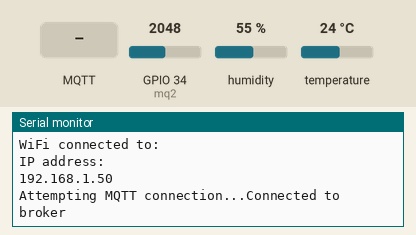
A sketch run on a simulated ESP32. Shown: the last lines printed to the serial monitor. The inputs (shaded band) are chosen by the test bench; at power-on: GPIO 34 (mq2) = 2048, humidity 55 %, temperature 24 °C. WiFi joins after 1.5 s; servers stay silent unless stated; no MQTT or app messages arrive unless stated; not simulated (calls return 0 or success): env.h.

Above: at 3.3 s.
3.4 s: MQTT message "esp32/protocol" arrives on the first subscribed topic
At 4.4 s:
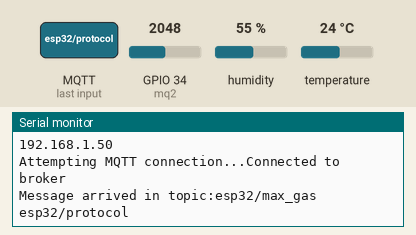
4.9 s: MQTT message "http" arrives on the first subscribed topic
At 5.6 s:
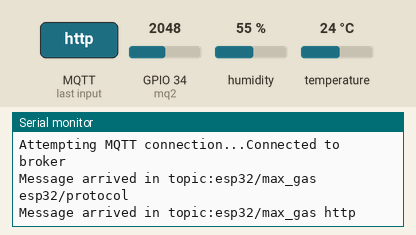
6.4 s: MQTT message "mqtt" arrives on the first subscribed topic
At 6.8 s:
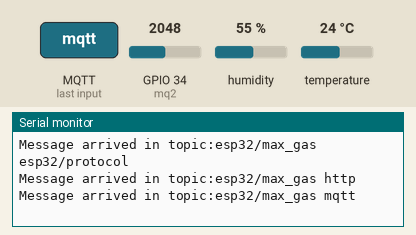
7.9 s: MQTT message "esp32/frequency" arrives on the first subscribed topic
At 9.1 s:
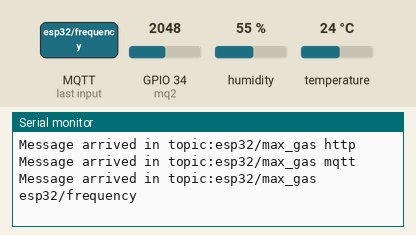
9.4 s: MQTT message "esp32/max_gas" arrives on the first subscribed topic
At 10.4 s:
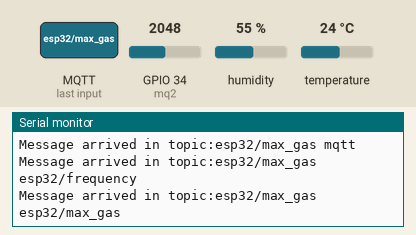
10.9 s: MQTT message "esp32/min_gas" arrives on the first subscribed topic
At 11.2 s:
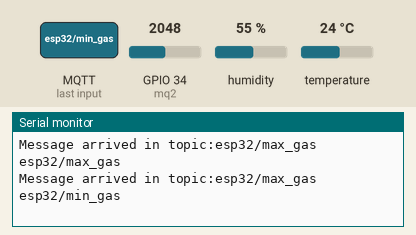

The sketch:

esp32.ino
```cpp
/*********
  Davide Pozzoli
  Complete project details at https://github.com/treyvian/IOT-unibo-project
*********/
#include "env.h"
#include "DHTesp.h"
#include <PubSubClient.h>
#include <WiFi.h>
#include <HTTPClient.h>

//pin
#define mq2 34
#define DHTpin 27

#define serverName "http://192.168.178.69:8080/endpoint"
#define ID "IOT_exam"

#define latitude (float)44.49435102646965
#define longitude (float)11.346639990806581

#define BUF_SIZE 5

unsigned long lastTime = 0;
// 10 minutes = 600000
// Set timer to 5 seconds (5000)
unsigned long SAMPLE_FREQUENCY = 15000;

// trasmission protocol
boolean is_http = 1;

//MQTT
IPAddress broker(192,168,178,69);


WiFiClient wifi_client_mqtt;
WiFiClient wifi_client_http;

PubSubClient client(wifi_client_mqtt);

DHTesp dht;

//MQ-2 variables
int8_t buf_index = 0;
int buf[BUF_SIZE] = {0};
int sum = 0;
int MIN_GAS_VALUE = 50;
int MAX_GAS_VALUE = 900;


void setup()
{
  Serial.begin(115200);
  delay(100);

  dht.setup(DHTpin, DHTesp::DHT11);
  pinMode(mq2, INPUT);

  setup_wifi();
  client.setServer(broker, 1883);
  client.setCallback(callback);
  mqtt_connect();
}

void loop(){
  client.loop();

  uint32_t chip_id = ESP.getEfuseMac();

  float humidity = dht.getHumidity();
  float temperature = dht.getTemperature();
  int gas = analogRead(mq2);

  int avg = sliding_avg(gas);
  // AQI
  int8_t AQI = 2;
  if (avg >= MAX_GAS_VALUE){
    AQI = 0;
  }
  if (avg < MAX_GAS_VALUE & MIN_GAS_VALUE <= avg){
    AQI = 1;
  }

  int rssi = WiFi.RSSI();

  if ((millis() - lastTime) > SAMPLE_FREQUENCY) {

    // Check WiFi connection status
    if(WiFi.status()== WL_CONNECTED){
      String body = "{\"id\":" + String(chip_id) + ",\"latitude\":" + latitude + ",\"longitude\":" + longitude
                      + ",\"rssi\":" + rssi + ",\"temperature\":" + temperature +
                      ",\"humidity\":" + humidity + ",\"gas\":" + gas + ",\"aqi\":" + AQI + "}";
      if(is_http){
        Serial.println("http protocol");
        HTTPClient http;
        // Your Domain name with URL path or IP address with path
        http.begin(wifi_client_http, serverName);

        http.addHeader("Content-Type", "application/json");


        int httpResponseCode = http.POST(body);

        // Free resources
        http.end();
      } else {
        Serial.println("Mqtt protocol");
        client.publish("esp32/point", body.c_str());
      }
    } else {
      Serial.println("WiFi Disconnected");
      setup_wifi();
      mqtt_connect();
    }
    lastTime = millis();
  }

}

void setup_wifi() {
  WiFi.begin(WIFI_SSID, WIFI_PASS);
  while (WiFi.status() != WL_CONNECTED) {
     delay(1000);
     Serial.print(".");
  }
  Serial.println("");
  Serial.print("WiFi connected to: ");
  Serial.println(WIFI_SSID);
  Serial.println("IP address: ");
  Serial.println(WiFi.localIP());
}

void mqtt_connect(){
  while (!client.connected()) {
    Serial.print("Attempting MQTT connection...");
    if(client.connect(ID)) {
      Serial.println("Connected to broker");
      client.subscribe("esp32/max_gas");
      client.subscribe("esp32/frequency");
      client.subscribe("esp32/min_gas");
      client.subscribe("esp32/protocol");
    } else {
        Serial.println(" try again in 5 seconds");
        delay(5000);
    }
  }
}

void callback(char* topic, byte* payload, unsigned int length) {
  String response;

  for (int i = 0; i < length; i++) {
    response += (char)payload[i];
  }
  Serial.print("Message arrived in topic:");
  Serial.print(topic);
  Serial.print(" ");
  Serial.println(response);

  // Protocol
  if (String(topic) == "esp32/protocol") {
    Serial.print("Changing protocol to ");
    if(response == "http"){
      Serial.println("http");
      is_http = 1;
    }
    else if(response == "mqtt"){
      Serial.println("mqtt");
      is_http = 0;
    }
  }

  if (String(topic) == "esp32/frequency") {
    unsigned long freq = response.toInt();
    if(freq > 0){
      SAMPLE_FREQUENCY = freq*1000;
    } else {
      Serial.println("Sample frequency must be a positive integer different from 0");
    }
  }
 if (String(topic) == "esp32/max_gas") {
    long max_gas = response.toInt();
    MAX_GAS_VALUE = max_gas;
  }


  if (String(topic) == "esp32/min_gas") {
    long min_gas = response.toInt();
    MIN_GAS_VALUE = min_gas;
  }
}

int sliding_avg(int new_value){
  if (BUF_SIZE == buf_index) {buf_index = 0;}
  sum -= buf[buf_index];
  sum += new_value;
  buf[buf_index] = new_value;
  buf_index++;
  return sum / BUF_SIZE;
}
```

Measured:
- after the input at 3.4 s, the serial monitor: prints a new line at once (image 1)
- after the input at 4.9 s, the serial monitor: prints a new line at once (image 2)
- after the input at 6.4 s, the serial monitor: prints a new line at once (image 3)
- after the input at 7.9 s, the serial monitor: prints a new line at once (image 4)
- after the input at 9.4 s, the serial monitor: prints a new line at once (image 5)
- after the input at 10.9 s, the serial monitor: prints a new line at once (image 6)
